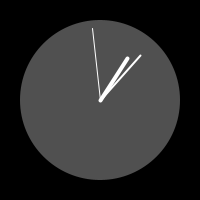
Frame 1 (no input)
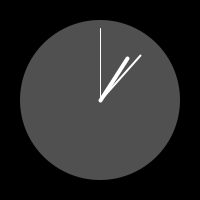
Frame 60 (the mouse pressed at the canvas centre just before this capture)
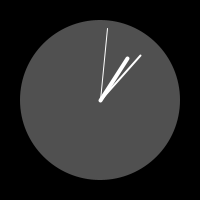
Frame 120 (the mouse held since frame 60 and released just before this capture)

The Processing sketch that drew these frames (run headless with seeded random() and noise(); from frame 60 on, the mouse is pressed at the canvas centre):

// Processing sketch: sketch_mar22e
// ── sketch_mar22e.pde

void setup() {
  size(200, 200);
  stroke(255);
  smooth();
}
void draw() {
  background(0);
  fill(80);
  noStroke();
  // Angles for sin() and cos() start at 3 o'clock;
  // subtract HALF_PI to make them start at the top
  ellipse(100, 100, 160, 160);
  float s = map(second(), 0, 60, 0, TWO_PI) - HALF_PI;
  float m = map(minute() + norm(second(), 0, 60), 0, 60, 0, TWO_PI) - HALF_PI; 
  float h = map(hour() + norm(minute(), 0, 60), 0, 24, 0, TWO_PI * 2) - HALF_PI;
  stroke(255);
  strokeWeight(1);
  line(100, 100, cos(s) * 72 + 100, sin(s) * 72 + 100);
  strokeWeight(2);
  line(100, 100, cos(m) * 60 + 100, sin(m) * 60 + 100);
  strokeWeight(4);
  line(100, 100, cos(h) * 50 + 100, sin(h) * 50 + 100);
  
  
  

}
